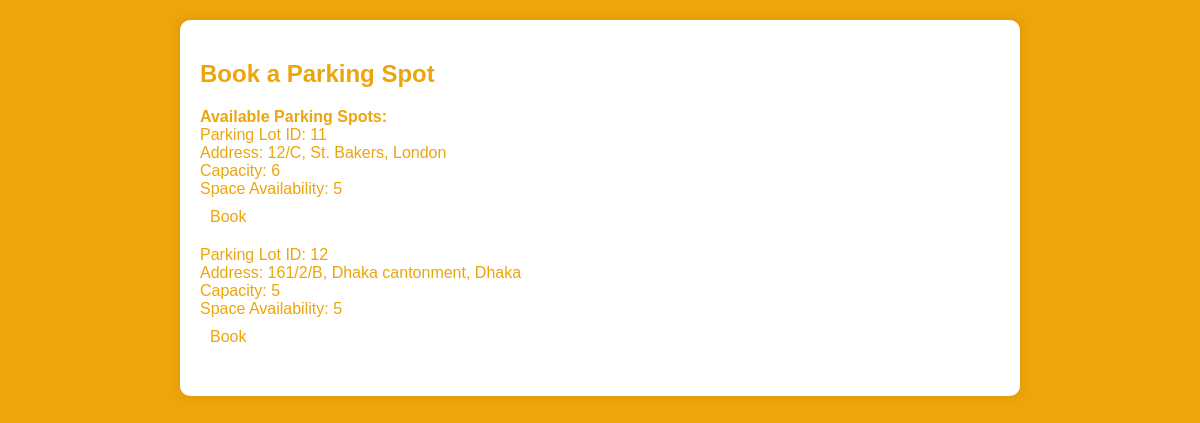
The app's page /book_parking_spot.php (signed in) with its own data.
### tables this page shows
CREATE TABLE `parkinglot` (
  `parking_lot_id` int(11) NOT NULL,
  `address` text DEFAULT NULL,
  `capacity` int(11) DEFAULT NULL,
  `space_availability` int(11) DEFAULT NULL,
  `parking_owner_id` int(11) DEFAULT NULL
);

### book_parking_spot.php (the view, shortened to what this page needs)
<?php
require_once('DBconnect.php');
$sql = "SELECT * FROM ParkingLot WHERE space_availability > 0";
$result = mysqli_query($conn, $sql);
?>
<!DOCTYPE html>
<html lang="en">
<head>
</head>
<body>
<div class="booking-container">
    <h2>Book a Parking Spot</h2>
    <div class="available-spots-container">
        <div class="available-spots-label">Available Parking Spots:</div>
        <?php
while ($row = mysqli_fetch_assoc($result)) {
    echo '<div class="parking-lot">';
    echo 'Parking Lot ID: ' . $row['parking_lot_id'] . '<br>';
    echo 'Address: ' . $row['address'] . '<br>';
    echo 'Capacity: ' . $row['capacity'] . '<br>';
    echo 'Space Availability: ' . $row['space_availability'] . '<br>';
    echo '<a href="process_booking.php?parking_lot_id=' . $row['parking_lot_id'] . '&driver_id=' . $_SESSION['driver_id'] . '" class="book-button">Book</a>';
    echo '</div>';
}
?>
    </div>
</div>
</body>
</html>

### book_parking_spot.php (style rules this page uses)
body { font-family: Arial, sans-serif; margin: 0; padding: 0; background-color: rgb(236, 165, 11); color: rgb(236, 165, 11); }
.booking-container { max-width: 800px; margin: 20px auto; background-color: #fff; padding: 20px; border-radius: 10px; box-shadow: 0 0 10px rgba(0, 0, 0, 0.1); }
h2 { color: rgb(236, 165, 11); }
.available-spots-container { margin-bottom: 20px; }
.available-spots-label { font-weight: bold; margin-right: 10px; }
.parking-lot { margin-bottom: 10px; }
.book-button { background-color: #fff; color: rgb(236, 165, 11); border: none; padding: 10px; border-radius: 5px; cursor: pointer; transition: background-color 0.3s, color 0.3s; text-decoration: none; display: inline-block; }

### records on screen
parkinglot: parking_lot_id "11", address "12/C, St. Bakers, London", capacity "6", space_availability "5"
parkinglot: parking_lot_id "12", address "161/2/B, Dhaka cantonment, Dhaka", capacity "5", space_availability "5"
